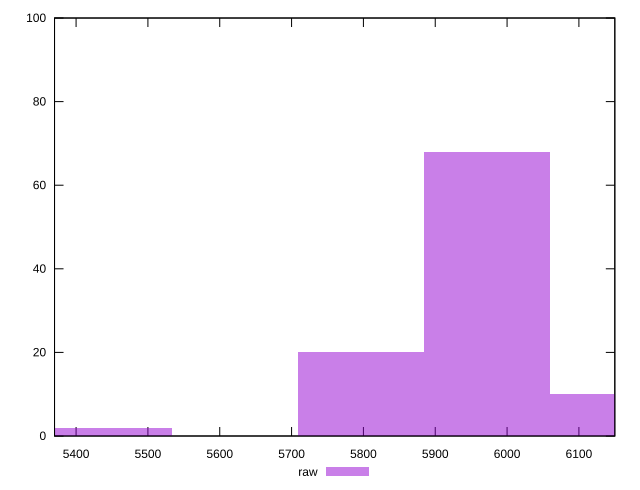

gnuplot code for this plot:
reset

$raw <<EOF
5445.205774194546 2
5796.509372529679 20
5972.161171697245 68
6147.812970864811 10
EOF

set key outside below
set boxwidth 175.65179916756603
set xrange [5370:6150]
set yrange [0:100]
set trange [0:100]
set style fill transparent solid 0.5 noborder
set terminal svg size 640, 490 enhanced background rgb 'white'
set output "report_00019_2021-02-10T18-14-37.922Z//unused-javascript/samples/pages+cached/raw/histogram.svg"

plot $raw title "raw" with boxes

reset
